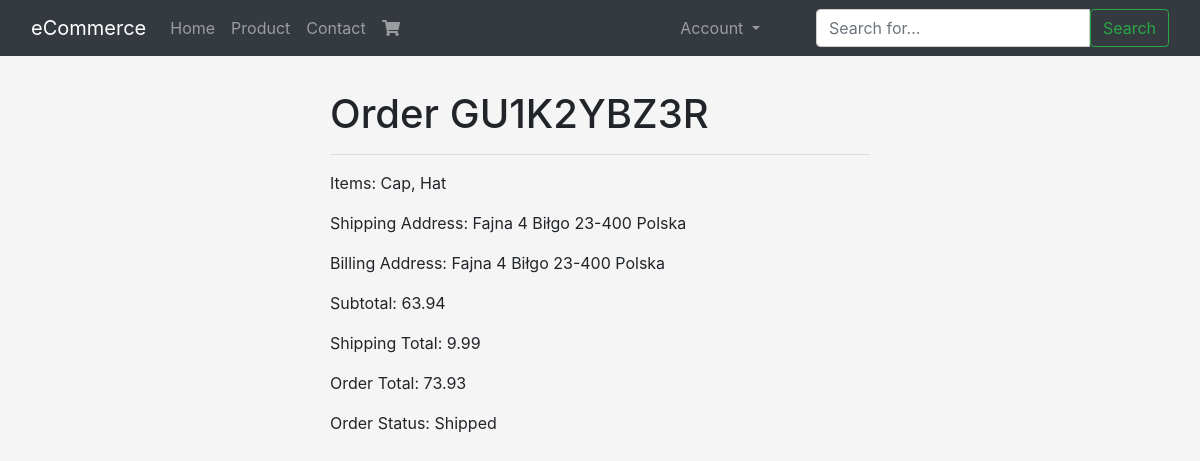
The app's page /orders/detail/GU1K2YBZ3R/ (signed in) with its own data.
### orders/models.py (models this page shows, shortened)
class Order(models.Model):
    ORDER_STATUS_CHOICES = (
        ('CREATED', 'Created'),
        ('SHIPPED', 'Shipped'),
        ('CANCELLED', 'Cancelled'),
        ('PAID', 'Paid')
    )
    order_id = models.CharField(max_length=120, blank=True)
    cart = models.ForeignKey(Cart)
    billing_profile = models.ForeignKey(BillingProfile, null=True, blank=True, related_name='orders')
    shipping_address = models.ForeignKey(Address, related_name='shipping_address', null=True, blank=True)
    billing_address = models.ForeignKey(Address, related_name='billing_address', null=True, blank=True)
    status = models.CharField(max_length=12, choices=ORDER_STATUS_CHOICES, default='CREATED')
    shipping_total = models.DecimalField(default=9.99, max_digits=10, decimal_places=2)
    total = models.DecimalField(default=0.00, max_digits=10, decimal_places=2)
    active = models.BooleanField(default=True)
    timestamp = models.DateTimeField(auto_now_add=True)
    objects = OrderManager()
    class Meta:
        ordering = ['-timestamp']
    def get_status(self):
        if self.status == 'CANCELLED':
            return 'Cancelled'
        elif self.status == 'SHIPPED':
            return 'Shipped'
        else:
            return 'Shipping soon'

### products/models.py (models this page shows, shortened)
class Product(models.Model):
    title = models.CharField(max_length=120)
    slug = models.SlugField(blank=True, unique=True)
    description = models.TextField()
    price = models.DecimalField(max_digits=6, decimal_places=2, null=True)
    image = models.ImageField(upload_to=upload_image_path, null=True, blank=True)
    featured = models.BooleanField(default=False)
    active = models.BooleanField(default=True)
    timestamp = models.DateTimeField(auto_now_add=True)
    objects = ProductManager()
    def __str__(self):
        return self.title

### addresses/models.py (models this page shows, shortened)
class Address(models.Model):
    ADDRESS_TYPE = (
        ('billing', 'Billing'),
        ('shipping', 'Shipping'),
    )
    billing_profile = models.ForeignKey(BillingProfile)
    address_type = models.CharField(max_length=120, choices=ADDRESS_TYPE)
    address_line_1 = models.CharField(max_length=120)
    address_line_2 = models.CharField(max_length=120, null=True, blank=True)
    city = models.CharField(max_length=120)
    zip_code = models.CharField(max_length=120)
    country = models.CharField(max_length=120, default='Polska')
    def get_address(self):
        return '{line1}\n{line2}\n{city} {zip_code}\n{country}'.format(
            line1=self.address_line_1,
            line2=self.address_line_2 or "",
            city=self.city,
            zip_code=self.zip_code,
            country=self.country
        )

### carts/models.py (models this page shows, shortened)
class Cart(models.Model):
    user      = models.ForeignKey(User, null=True, blank=True)
    products  = models.ManyToManyField(Product, blank=True)
    total     = models.DecimalField(default=0.00, max_digits=10, decimal_places=2)
    subtotal  = models.DecimalField(default=0.00, max_digits=10, decimal_places=2)
    updated   = models.DateTimeField(auto_now=True)
    timestamp = models.DateTimeField(auto_now_add=True)
    objects = CartManager()

### orders/views.py (the view)
# urls.py: url(r'^detail/(?P<order_id>[0-9a-zA-Z]+)/$', OrderDetailView.as_view(), name='order-detail')
class OrderDetailView(LoginRequiredMixin, DetailView):
    def get_object(self, queryset=None):
        qs = Order.objects.by_request(self.request).filter(order_id=self.kwargs.get('order_id'))
        if qs.count() == 1:
            return qs.first()
        print('http404')
        raise Http404

### billing/models.py (called while the page is built)
    def new_or_get(self, request):
        user = request.user
        guest_email_id = request.session.get('guest_email_id')
        obj = None
        created = False
        if user.is_authenticated():
            obj, created = self.model.objects.get_or_create(user=user, email=user.email)
        elif guest_email_id is not None:
            guest_email_obj = GuestEmail.objects.get(id=guest_email_id)
            obj, created = self.model.objects.get_or_create(email=guest_email_obj.email)
        else:
            pass
        return obj, created

### orders/models.py (called while the page is built)
    def by_request(self, request):
        billing_profile, created = BillingProfile.objects.new_or_get(request)
        return self.filter(billing_profile=billing_profile)

    def get_queryset(self):
        return OrderManagerQuerySet(self.model, using=self._db)

    def by_request(self, request):
        return self.get_queryset().by_request(request)

### products/models.py (called while the page is built)
    def active(self):
        return self.filter(active=True)

    def get_queryset(self):
        return ProductQuerySet(self.model, using=self._db)

    def all(self):
        return self.get_queryset().active()

### orders/templates/orders/order_detail.html
{% extends "base.html" %}
{% block content %}
    <div class='row'>
        <div class='col-12 col-md-6 mx-auto'>
            <h1>Order {{ object.order_id }}</h1>
            <hr/>
        </div>
    </div>
    <div class='row'>
        <div class='col-12 col-md-6 mx-auto'>
            <p>Items: {% for product in object.cart.products.all %}{{ product }}{% if not forloop.last %},
            {% endif %}{% endfor %}</p>
            <p>Shipping Address: {{ object.shipping_address.get_address }}</p>
            <p>Billing Address: {{ object.shipping_address.get_address }}</p>
            <p>Subtotal: {{ object.cart.total }}</p>
            <p>Shipping Total: {{ object.shipping_total }}</p>
            <p>Order Total: {{ object.total }}</p>
            <p>Order Status: {{ object.get_status }}</p>
        </div>
    </div>
{% endblock %}

### static_my_proj/css/main.css (style rules this page uses)
body { padding-top: 90px; background-color: whitesmoke; }

### records on screen
Order: order_id "GU1K2YBZ3R", shipping_address.get_address "Fajna 4 Biłgo 23-400 Polska", cart.total "63.94", shipping_total "9.99", total "73.93", get_status "Shipped"
Product: title "Cap"
Product: title "Hat"
